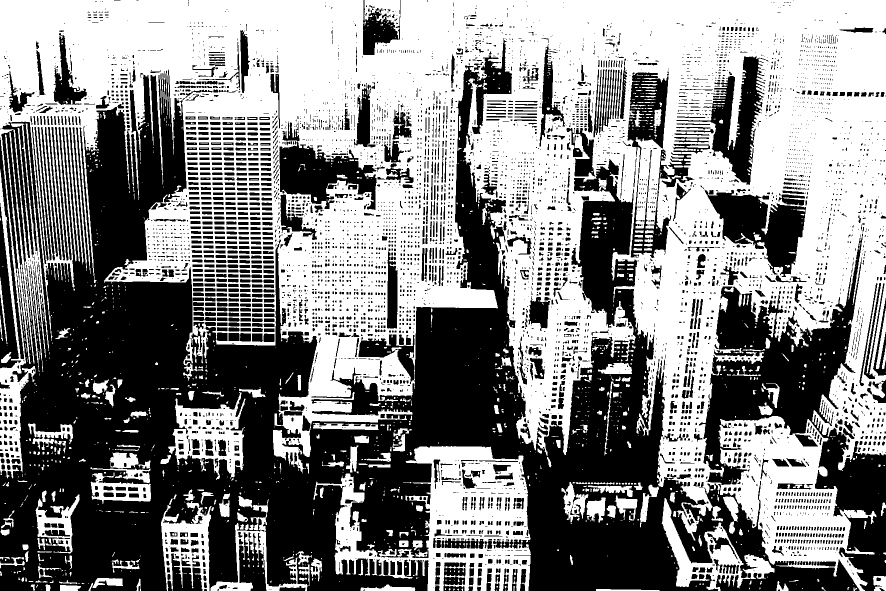
#> input picture printmedia_technology/Practice_3/images/1.jpg, 1772 x 1181 px (shown at 1/2 size); its folder holds only this picture in this run
$ jupyter execute --allow-errors automated_analysis.ipynb
#> lines starting #> are read from the running program, lines starting #| are printed output that depends on the picture
#> further down, img is the input picture: PIL image 1772x1181 L; min 0, max 255, mean 134.7
[cell 1]
import numpy as np
from PIL import Image
import matplotlib.pyplot as plt

[cell 2]
# Инициализация переменных для расчёта разрешения
img_L = 150
img_R = 2400

[cell 3]
def light_gradation(light_arr, img_arr):
  temp_data = np.shape(img_arr)
  img_m = temp_data[0] * temp_data[1]

  light_arr = light_arr / img_arr.size

  tresh_hold = (np.max(light_arr) * 10) / 100
  temp_light_arr = light_arr > tresh_hold

  light_gradation_count = temp_light_arr.sum()

  if light_gradation_count > 7:
    print("Тоновое")
    print("R=L*m*2= ", img_L * img_m * 2)

  elif light_gradation_count <= 2 and light_gradation_count != 0:
    print("Штриховое")
    print("R=m*RV/2= ", img_m * (img_R / 2))

  else:
    print("Многоградационное")

[cell 4]
def check_color(img):
  img_RGB = img.convert('RGB')
  weight, height = img_RGB.size

  for i in range(weight):
    for j in range(height):
      r, g, b = img_RGB.getpixel((i, j))

      if r != g != b:
          return False

  return True

[cell 5]
def print_image(img, name):
    fig, axes = plt.subplots(1)

    axes.imshow(img, cmap="gray")
    axes.set_title(name)
    axes.axis("off")

    fig.set_figwidth(5)
    fig.set_figheight(5)

    plt.show()

[cell 6]
def print_chart(img_arr, text):
    x = [i for i in range(0, 256)]
    y = np.zeros(256, dtype=int)
    y1 = np.zeros(256, dtype=int)
    y2 = np.zeros(256, dtype=int)
    y3 = np.zeros(256, dtype=int)
    plt.figure(figsize=[5, 3])

    if len(img_arr.shape) > 2:
      for i in img_arr[:, :, 0].flat:
        y[i] += 1
      for i in img_arr[:, :, 1].flat:
        y1[i] += 1
      for i in img_arr[:, :, 2].flat:
        y2[i] += 1
      for i in img_arr.flat:
        y3[i] += 1
      plt.bar(x, y)
      plt.bar(x, y1)
      plt.bar(x, y2)

    else:
      for i in img_arr.flat:
        y3[i] += 1
      plt.bar(x, y3)

    plt.title(text)
    plt.ylabel("Кол-во пикселей")
    plt.xlabel("Уровень яркости")
    plt.xlim([-1, 256])
    plt.show()

    light_gradation(y3, img_arr)

#> (a cell that did not finish here is left out)

  print_chart(img_arr, count)
#> after the loop in print_chart, `for i in img_arr.flat:`: y3 = 256 values, max 1004501 at index 255, min 0 at index 3, mean 8174.7
#> in print_chart, `plt.show()`:
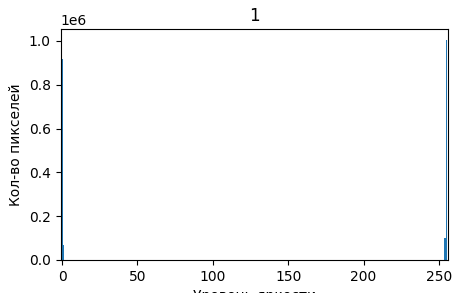
#> figure drawn by matplotlib, 1 panel; tallest bar 1004501 high, from x = 254.6 to 255.4
#> in light_gradation, `light_arr = light_arr / img_arr.size`: light_arr = 256 values, max 0.48 at index 255, min 0 at index 3, mean 0.00391
#> in light_gradation, `tresh_hold = (np.max(light_arr) * 10) / 100`: tresh_hold = 0.048
#> in light_gradation, `light_gradation_count = temp_light_arr.sum()`: light_gradation_count = 2
#| R=m*RV/2=  2511278400.0

  # Проверка изображения на цветность
  if check_color(img) == True:
    print("Черно-белое")
  else:
    print("Цветное")
